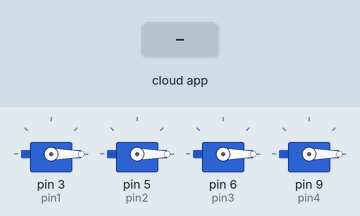
A sketch run on a simulated Arduino Uno, built with avr-gcc and run on an emulated ATmega328P. Shown: 4 × servo. The test bench sets the inputs (shaded band). The ROS host is connected and sends only what is stated.

Above: at 1.2 s.
1.3 s: the phone or cloud app sets linear.x to -100
At 2.4 s:
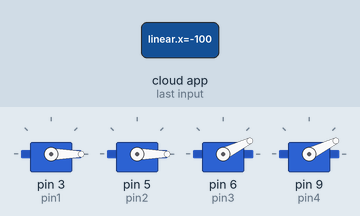
2.8 s: the phone or cloud app sets linear.x to 100
At 3.6 s:
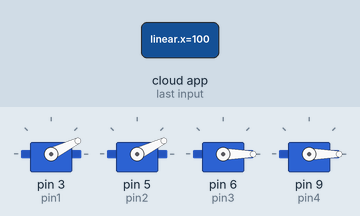
4.3 s: the phone or cloud app sets angular.z to -100
At 4.7 s:
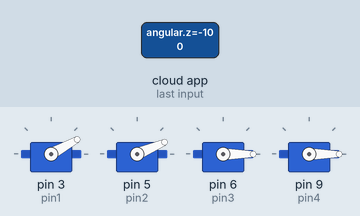
5.8 s: the phone or cloud app sets angular.z to 100
At 7.0 s:
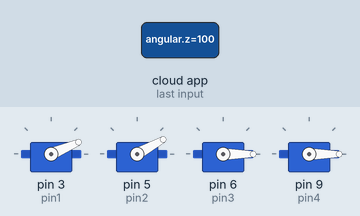
Timing chart, 0 to 8.3 s (numbered marks = the images above; inputs shaded):
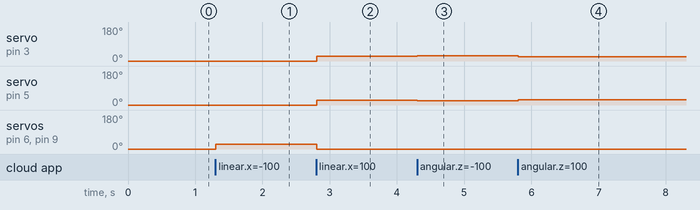

Measured:
- after the input at 1.3 s, servo on pin 6 (pin3), servo on pin 9 (pin4): 0° → 26° at once
- after the input at 2.8 s, servo on pin 3 (pin1), servo on pin 5 (pin2): 0° → 26° at once; servo on pin 6 (pin3), servo on pin 9 (pin4): 26° → 0° at once
- after the input at 4.3 s, servo on pin 3 (pin1): 26° → 29° at once; servo on pin 5 (pin2): 26° → 23° at once
- after the input at 5.8 s, servo on pin 3 (pin1): 29° → 23° at once; servo on pin 5 (pin2): 23° → 29° at once

The sketch:

arduinoPropsSpeedSet.ino
```cpp
/*
 * rosserial Subscriber Example
 * Blinks an LED on callback
 */

#include <ros.h>
#include <geometry_msgs/Twist.h>
#include <std_msgs/Float64.h>
#include <Servo.h>

ros::NodeHandle nh;

#define pin1 3
#define pin2 5
#define pin3 6
#define pin4 9

#define maxSpeed 35


Servo prop1, prop2, prop3, prop4;

std_msgs::Float64 str_msg;
ros::Publisher chatter("chatter", &str_msg);
float x1, z1, x2, z2;
int xmag, zmag;
int iProp1, iProp2, iProp3, iProp4;

void messageCb( const geometry_msgs::Twist& winner){
  x1 = winner.linear.x;
  z1 = winner.angular.z;
}

void zeroProps() {
  prop1.write(0);
  prop2.write(0);
  prop3.write(0);
  prop4.write(0);
}

void xz_update(float x1, float z1){
  if (x1>0){
    iProp3 = -30;
    iProp4 = -30;
    x2 = x1*100;
    xmag = map(x2, 0, 100, 0, 60);

    if (z1>0){
      z2 = z1*100;
      zmag = map(z2, 0, 300, 0, 60);
      iProp1 = xmag-(zmag/2);
      iProp2 = xmag+(zmag/2);
    }

    else if(z1<0){
      z2 = z1*100*-1;
      zmag = map(z2, 0, 300, 0, 60);
      iProp1 = xmag+(zmag/2);
      iProp2 = xmag-(zmag/2);
    }

    else{
      iProp1 = xmag;
      iProp2 = xmag;
    }
  }

  else if (x1<0){
    iProp1 = -30;
    iProp2 = -30;
    x2 = x1*100*-1;
    xmag = map(x2, 0, 100, 0, 60);

    if (z1>0){
      z2 = z1*100;
      zmag = map(z2, 0, 300, 0, 60);
      iProp3 = xmag-(zmag/2);
      iProp4 = xmag+(zmag/2);
    }

    else if(z1<0){
      z2 = z1*100*-1;
      zmag = map(z2, 0, 300, 0, 60);
      iProp3 = xmag+(zmag/2);
      iProp4 = xmag-(zmag/2);
    }

    else{
      iProp3 = xmag;
      iProp4 = xmag;
    }
  }
  else if (x1==0){
    if (z1>0){
      z2 = z1*100;
      zmag = map(z2, 0, 300, 0, 60);
      iProp2 = -30;
      iProp3 = -30;
      iProp1 = zmag;
      iProp4 = zmag;
    }
    else if(z1<0){
      z2 = z1*100*-1;
      zmag = map(z2, 0, 300, 0, 60);
      iProp1 = -30;
      iProp4 = -30;
      iProp2 = zmag;
      iProp3 = zmag;
    }

  }
  iProp1 = map(iProp1, -30, 90, 0, maxSpeed);
  iProp2 = map(iProp2, -30, 90, 0, maxSpeed);
  iProp3 = map(iProp3, -30, 90, 0, maxSpeed);
  iProp4 = map(iProp4, -30, 90, 0, maxSpeed);
  prop1.write(iProp1);
  prop2.write(iProp2);
  prop3.write(iProp3);
  prop4.write(iProp4);
}

ros::Subscriber<geometry_msgs::Twist> sub("cmd_vel", &messageCb);

void setup(){
  prop1.attach(pin1);
  prop2.attach(pin2);
  prop3.attach(pin3);
  prop4.attach(pin4);

  prop1.write(0);
  prop2.write(0);
  prop3.write(0);
  prop4.write(0);

  nh.initNode();
  nh.subscribe(sub);
//  nh.advertise(chatter);
}


void loop(){
  if ((x1 != 0) or (z1 != 0))
  xz_update(x1, z1);
  else
  zeroProps();
  nh.spinOnce();
  delay(1);
}
```
